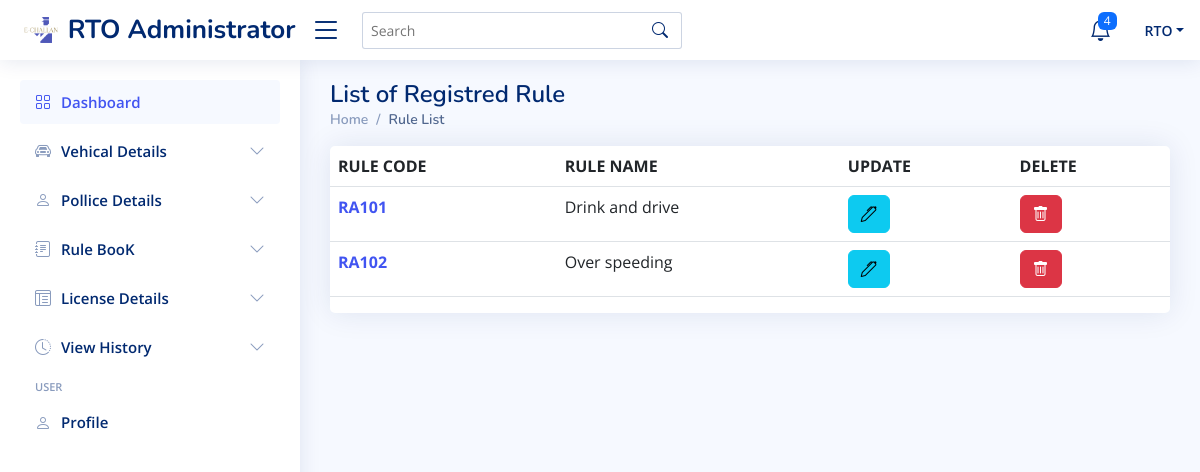
The app's page /rto-administrator/rtodashboard/view_rule_list/ (signed in) with its own data.
### rto/models.py (models this page shows, shortened)
class Rules(models.Model):
    rule_id=models.AutoField(primary_key= True)
    rule_code=models.CharField(max_length=50)
    rule_desc=models.CharField(max_length=100,blank=True)
    rule_sect = models.CharField(max_length=50,null=True)
    rule_pen=models.CharField(max_length=100,null=True)

### rto/views.py (the view)
# urls.py: path('rtodashboard/view_rule_list/', views.allrule,name="vehiclelist"),
def allrule(request):
    if authcheck(request):
        allrule = list(Rules.objects.all().values())
        context = {
            'user': user(request),
            'r': allrule
            }
        return render(request, 'rto_rule_list.html',context)
    else:
        return log_rto(request)

### rto/views.py (called while the page is built)
def authcheck(request):
    if request.session.get('login') == False or request.session.get('username') == None:
        return False
    else:
        return True

def user(request):
    user_info = {
        'username': request.session.get('username')
    }
    return user_info

### rto/templates/rto_rule_list.html (shortened to what this page needs)
{% extends 'base.html' %}
{% block body1 %}
<main id="main" class="main">
  <div class="pagetitle">
    <h1>List of Registred Rule</h1>
    <nav>
      <ol class="breadcrumb">
        <li class="breadcrumb-item"><a href="../">Home</a></li>
        <li class="breadcrumb-item active">Rule List</li>
      </ol>
    </nav>
  </div>
  <section class="section">
    <div class="row">
      <div class="col-lg-12">
        <div class="col-12">
          <div class="card  overflow-auto">
            <table class="table table-border datatable">
              <thead>
                <tr>
                  <th scope="col">RULE CODE</th>
                  <th scope="col">RULE NAME</th>
                  <th scope="col">UPDATE </th>
                  <th scope="col">DELETE </th>
                </tr>
              </thead>
              <tbody>
                {% for i in r %}
                <tr>
                  <th scope="row"><a href="show_rid/{{ i.rule_id}}">{{i.rule_code}}</a></th>
                  <td>{{i.rule_desc}}</td>
                  <td><a href="update_rid/{{ i.rule_id}}" class="btn btn-info"><i class="bi bi-pen"></i></a></td>
                  <td><a href="delete_rid/{{ i.rule_id}}" class="btn btn-danger"><i class="bi bi-trash"></i></a></td>
                </tr>
                {% endfor %}
              </tbody>
            </table>
          </div>
        </div>
    </div>
    </div>
  </section>
</main>
{% endblock body1 %}

### rto/static/assets/css/style.css (style rules this page uses)
:root { scroll-behavior: smooth; }
body { font-family: "Open Sans", sans-serif; background: #f6f9ff; color: #444444; }
a { color: #4154f1; text-decoration: none; }
h1, h2, h3, h4, h5, h6 { font-family: "Nunito", sans-serif; }
#main { margin-top: 60px; padding: 20px 30px; transition: all 0.3s; }
.pagetitle { margin-bottom: 10px; }
.pagetitle h1 { font-size: 24px; margin-bottom: 0; font-weight: 600; color: #012970; }
.card { margin-bottom: 30px; border: none; border-radius: 5px; box-shadow: 0px 0 30px rgba(1, 41, 112, 0.1); }
.breadcrumb { font-size: 14px; font-family: "Nunito", sans-serif; color: #899bbd; font-weight: 600; }
.breadcrumb a { color: #899bbd; transition: 0.3s; }
.breadcrumb .breadcrumb-item::before { color: #899bbd; }
.breadcrumb .active { color: #51678f; font-weight: 600; }
@media (min-width: 1200px) { #main, #footer { margin-left: 300px; } }

### records on screen
Rules: rule_code "RA101", rule_desc "Drink and drive"
Rules: rule_code "RA102", rule_desc "Over speeding"

### other values on screen
{{ user.username }} "RTO"
